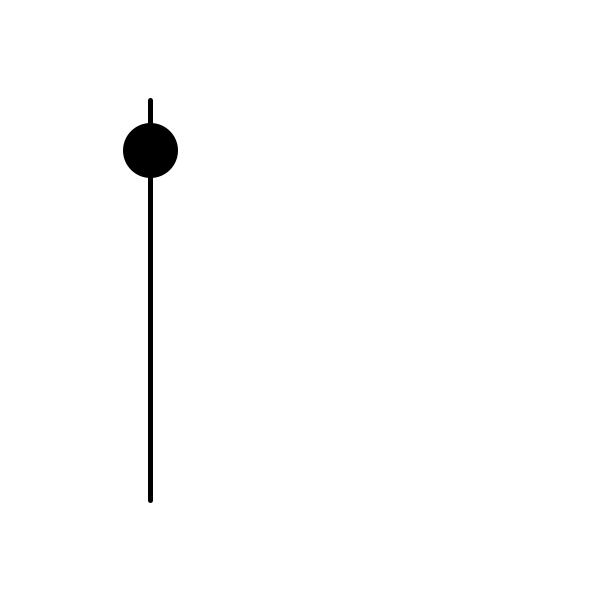
Frame 1 (no input)
Frame 60 (the mouse pressed at the canvas centre just before this capture): identical to frame 1, image omitted
Frame 120 (the mouse held since frame 60 and released just before this capture): identical to frame 1, image omitted

The Processing sketch that drew this single still picture (run headless with seeded random() and noise(); from frame 60 on, the mouse is pressed at the canvas centre):

// Processing sketch: Paint_App_vertical_slider
// ── Paint_App_vertical_slider.pde
color black = #000000; 

float sliderY;

void setup() {
  size(600,600);
  strokeWeight(5);
  stroke(black);
  fill(black);
  sliderY = 150;
}

void draw() {
  background (255); 
  
  line(150,100,150,500);
  circle (150,sliderY,50); 
}

void mouseDragged() {
 controlSlider ();
}

void mouseReleased() {
  controlSlider();
}

void controlSlider () {
    if (mouseX > 125 && mouseX < 175 && mouseY > 100 && mouseY < 500) {
    sliderY= mouseY; 
  }
}

  
